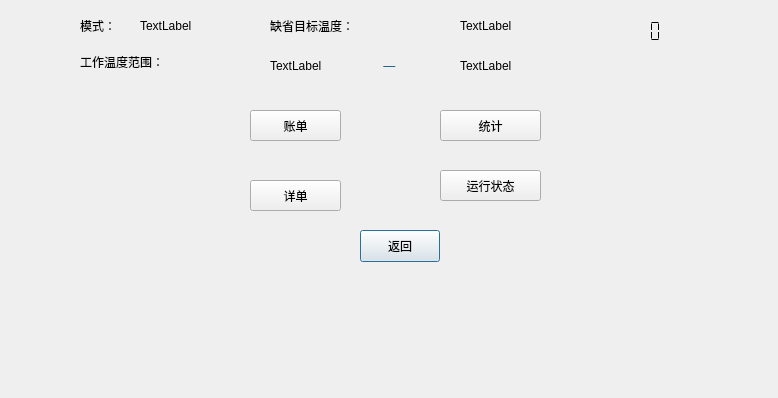
<?xml version="1.0" encoding="UTF-8"?>
<ui version="4.0">
 <class>Dialog2</class>
 <widget class="QDialog" name="Dialog2">
  <property name="geometry">
   <rect>
    <x>0</x>
    <y>0</y>
    <width>778</width>
    <height>398</height>
   </rect>
  </property>
  <property name="windowTitle">
   <string>主控机</string>
  </property>
  <property name="styleSheet">
   <string notr="true"/>
  </property>
  <widget class="QPushButton" name="pushButton_7">
   <property name="geometry">
    <rect>
     <x>360</x>
     <y>230</y>
     <width>80</width>
     <height>32</height>
    </rect>
   </property>
   <property name="styleSheet">
    <string notr="true">font: 75 14pt &quot;Agency FB&quot;;
</string>
   </property>
   <property name="text">
    <string>返回</string>
   </property>
  </widget>
  <widget class="QLabel" name="label">
   <property name="geometry">
    <rect>
     <x>80</x>
     <y>10</y>
     <width>61</width>
     <height>31</height>
    </rect>
   </property>
   <property name="styleSheet">
    <string notr="true">font: 75 15pt &quot;Agency FB&quot;;</string>
   </property>
   <property name="text">
    <string>模式：</string>
   </property>
  </widget>
  <widget class="QLabel" name="label_3">
   <property name="geometry">
    <rect>
     <x>80</x>
     <y>50</y>
     <width>151</width>
     <height>24</height>
    </rect>
   </property>
   <property name="styleSheet">
    <string notr="true">font: 75 15pt &quot;Agency FB&quot;;</string>
   </property>
   <property name="text">
    <string>工作温度范围：</string>
   </property>
  </widget>
  <widget class="QLabel" name="label_5">
   <property name="geometry">
    <rect>
     <x>380</x>
     <y>50</y>
     <width>31</width>
     <height>31</height>
    </rect>
   </property>
   <property name="styleSheet">
    <string notr="true">font: 75 14pt &quot;Agency FB&quot;;
color: rgb(0, 85, 127);</string>
   </property>
   <property name="text">
    <string> —</string>
   </property>
  </widget>
  <widget class="QLabel" name="label_7">
   <property name="geometry">
    <rect>
     <x>270</x>
     <y>10</y>
     <width>151</width>
     <height>31</height>
    </rect>
   </property>
   <property name="styleSheet">
    <string notr="true">font: 75 15pt &quot;Agency FB&quot;;</string>
   </property>
   <property name="text">
    <string>缺省目标温度：</string>
   </property>
  </widget>
  <widget class="QPushButton" name="pushButton">
   <property name="geometry">
    <rect>
     <x>250</x>
     <y>110</y>
     <width>91</width>
     <height>31</height>
    </rect>
   </property>
   <property name="styleSheet">
    <string notr="true">font: 75 15pt &quot;Agency FB&quot;;</string>
   </property>
   <property name="text">
    <string>账单</string>
   </property>
  </widget>
  <widget class="QPushButton" name="pushButton_2">
   <property name="geometry">
    <rect>
     <x>250</x>
     <y>180</y>
     <width>91</width>
     <height>31</height>
    </rect>
   </property>
   <property name="styleSheet">
    <string notr="true">font: 75 15pt &quot;Agency FB&quot;;</string>
   </property>
   <property name="text">
    <string>详单</string>
   </property>
  </widget>
  <widget class="QPushButton" name="pushButton_3">
   <property name="geometry">
    <rect>
     <x>440</x>
     <y>170</y>
     <width>101</width>
     <height>31</height>
    </rect>
   </property>
   <property name="styleSheet">
    <string notr="true">font: 75 15pt &quot;Agency FB&quot;;</string>
   </property>
   <property name="text">
    <string>运行状态</string>
   </property>
  </widget>
  <widget class="QPushButton" name="pushButton_4">
   <property name="geometry">
    <rect>
     <x>440</x>
     <y>110</y>
     <width>101</width>
     <height>31</height>
    </rect>
   </property>
   <property name="styleSheet">
    <string notr="true">font: 75 15pt &quot;Agency FB&quot;;</string>
   </property>
   <property name="text">
    <string>统计</string>
   </property>
  </widget>
  <widget class="QLabel" name="label_2">
   <property name="geometry">
    <rect>
     <x>140</x>
     <y>10</y>
     <width>71</width>
     <height>31</height>
    </rect>
   </property>
   <property name="styleSheet">
    <string notr="true">font: 75 15pt &quot;Agency FB&quot;;</string>
   </property>
   <property name="text">
    <string>TextLabel</string>
   </property>
  </widget>
  <widget class="QLabel" name="label_4">
   <property name="geometry">
    <rect>
     <x>460</x>
     <y>10</y>
     <width>91</width>
     <height>31</height>
    </rect>
   </property>
   <property name="styleSheet">
    <string notr="true">font: 75 15pt &quot;Agency FB&quot;;</string>
   </property>
   <property name="text">
    <string>TextLabel</string>
   </property>
  </widget>
  <widget class="QLabel" name="label_6">
   <property name="geometry">
    <rect>
     <x>270</x>
     <y>40</y>
     <width>71</width>
     <height>51</height>
    </rect>
   </property>
   <property name="styleSheet">
    <string notr="true">font: 75 15pt &quot;Agency FB&quot;;</string>
   </property>
   <property name="text">
    <string>TextLabel</string>
   </property>
  </widget>
  <widget class="QLabel" name="label_8">
   <property name="geometry">
    <rect>
     <x>460</x>
     <y>40</y>
     <width>71</width>
     <height>51</height>
    </rect>
   </property>
   <property name="styleSheet">
    <string notr="true">font: 75 15pt &quot;Agency FB&quot;;</string>
   </property>
   <property name="text">
    <string>TextLabel</string>
   </property>
  </widget>
  <widget class="QLCDNumber" name="lcdNumber">
   <property name="geometry">
    <rect>
     <x>560</x>
     <y>20</y>
     <width>121</width>
     <height>23</height>
    </rect>
   </property>
   <property name="styleSheet">
    <string notr="true">font: 75 8pt &quot;Agency FB&quot;;
color:rgb(0, 0, 0);</string>
   </property>
   <property name="frameShape">
    <enum>QFrame::NoFrame</enum>
   </property>
   <property name="digitCount">
    <number>8</number>
   </property>
   <property name="segmentStyle">
    <enum>QLCDNumber::Flat</enum>
   </property>
  </widget>
 </widget>
 <resources/>
 <connections/>
</ui>
